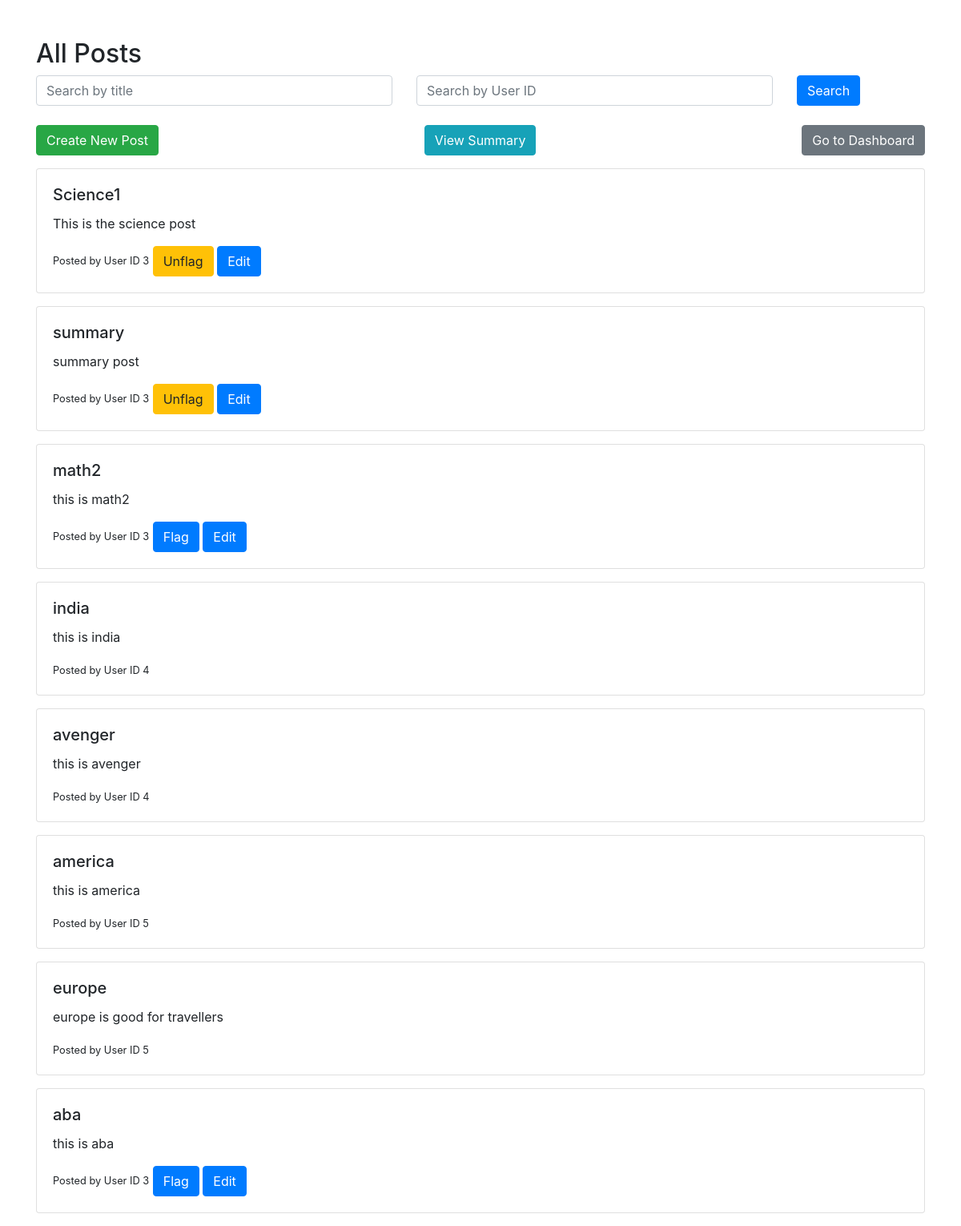
Screenshot of /posts (signed in) with the database file from the repository.
### models/models.py (models this page shows)
class Post(db.Model):
    __tablename__ = 'posts'
    id = db.Column(db.Integer, primary_key=True)
    title = db.Column(db.String(100), nullable=False)
    content = db.Column(db.Text, nullable=False)
    user_id = db.Column(db.Integer, db.ForeignKey('users.id'), nullable=False)
    flagged = db.Column(db.Boolean, default=False)

### controllers/controllers.py (the view)
@controllers.route('/posts')
def view_posts():
    posts = Post.query.all()
    return render_template('view_posts.html', posts=posts)

### templates/view_posts.html (shortened to what this page needs)
<!DOCTYPE html>
<html lang="en">
<head>
    <link href="https://stackpath.bootstrapcdn.com/bootstrap/4.5.2/css/bootstrap.min.css" rel="stylesheet">
</head>
<body>
    <div class="container mt-5">
        <h2>All Posts</h2>
        <form action="{{ url_for('controllers.search_posts') }}" method="GET" class="mb-4">
            <div class="row">
                <div class="col-md-5">
                    <input type="text" name="title" class="form-control" placeholder="Search by title" value="{{ request.args.get('title', '') }}">
                </div>
                <div class="col-md-5">
                    <input type="text" name="user_id" class="form-control" placeholder="Search by User ID" value="{{ request.args.get('user_id', '') }}">
                </div>
                <div class="col-md-2">
                    <button type="submit" class="btn btn-primary">Search</button>
                </div>
            </div>
        </form>
        <div class="d-flex justify-content-between mb-3">
            <a href="{{ url_for('controllers.create_post') }}" class="btn btn-success">Create New Post</a>
            <a href="{{ url_for('controllers.summary') }}" class="btn btn-info">View Summary</a>
            {% if 'user_id' in session %}
                <a href="{{ url_for('controllers.user_dashboard') }}" class="btn btn-secondary">Go to Dashboard</a>
            {% endif %}
        </div>
        {% if posts %}
            {% for post in posts %}
            <div class="card mb-3">
                <div class="card-body">
                    <h5 class="card-title">{{ post.title }}</h5>
                    <p class="card-text">{{ post.content }}</p>
                    <small>Posted by User ID {{ post.user_id }}</small>
                    {% if post.user_id == session.get('user_id') or session.get('role') == 'admin' %}
                        {% if post.flagged %}
                            <form action="{{ url_for('controllers.unflag_post', post_id=post.id) }}" method="post" style="display:inline;">
                                <button type="submit" class="btn btn-warning">Unflag</button>
                            </form>
                        {% else %}
                            <form action="{{ url_for('controllers.flag_post', post_id=post.id) }}" method="post" style="display:inline;">
                                <button type="submit" class="btn btn-primary">Flag</button>
                            </form>
                        {% endif %}
                        <a href="{{ url_for('controllers.edit_post', post_id=post.id) }}" class="btn btn-primary">Edit</a>
                    {% endif %}
                </div>
            </div>
            {% endfor %}
        {% else %}
            <p>No posts found.</p>
        {% endif %}
    </div>
</body>
</html>

### rows the page displays
Post: title "Science1", content "This is the science post", user_id "3"
Post: title "summary", content "summary post", user_id "3"
Post: title "math2", content "this is math2", user_id "3"
Post: title "india", content "this is india", user_id "4"
Post: title "avenger", content "this is avenger", user_id "4"
Post: title "america", content "this is america", user_id "5"
Post: title "europe", content "europe is good for travellers", user_id "5"
Post: title "aba", content "this is aba", user_id "3"
